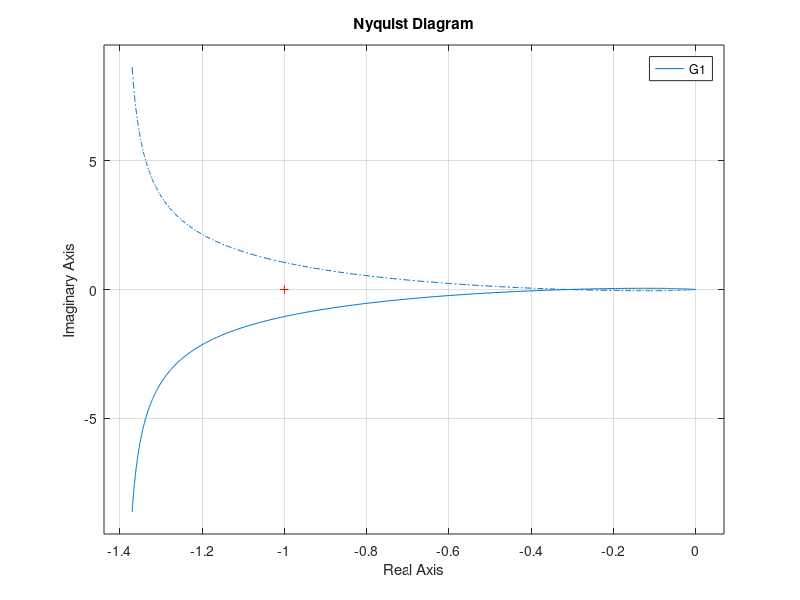
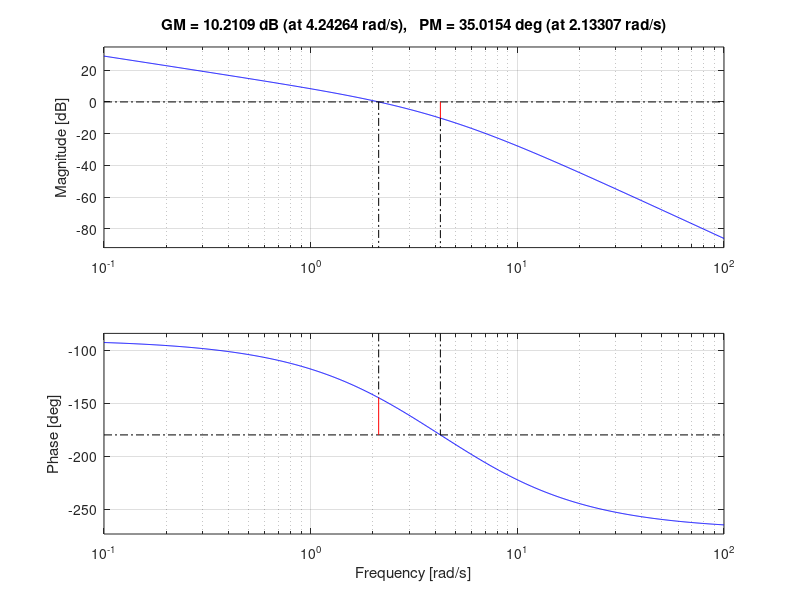

Recreate these plots in MATLAB, in order.
clear all
clc
close all

K=50;
s = tf('s');
%G0=zpk([],[0,-3,-5],K)%G2=zpk([-3,-5],[2,4],K)

G1=((K/(s*(s+3)*(s+6))))

figure,nyquist(G1)

%sys=tf(G)
figure,bode(G1)
margin(G1);
%grid
